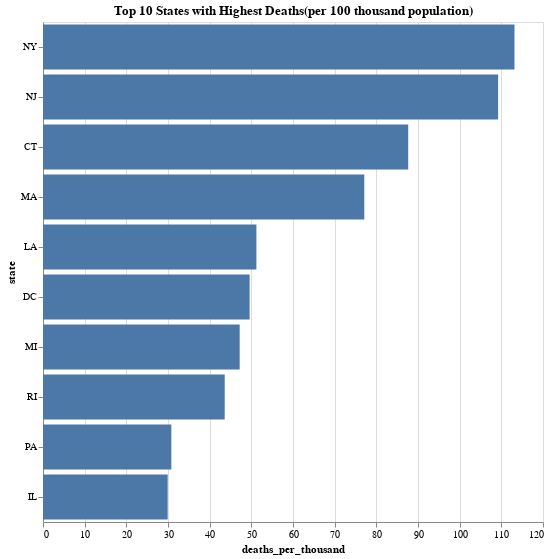

The code cell stored with this chart in its notebook:
### Code cell
top_death_states = top_10_states[['state', 'deaths_per_thousand',"state_name", "death"]]

bars = alt.Chart(top_death_states).mark_bar().encode(
    x = "deaths_per_thousand:Q" ,
    y = alt.Y('state:N', sort = '-x'), 
    tooltip = ['top_death_states:Q', "deaths_per_thousand:Q" ,"death:Q", "state_name"]
).properties(
      title = "Top 10 States with Highest Deaths(per 100 thousand population)",
      width = 500,
     height = 500
).interactive()
bars

### Figure 1 — Vega-Lite specification as saved in the notebook (floating-point values rounded to 4 significant figures)
{"config": {"view": {"continuousWidth": 400, "continuousHeight": 300}}, "data": {"name": "data-4473c509a8d6230afd4ca11cfdebcfe9"}, "mark": "bar", "encoding": {"tooltip": [{"type": "quantitative", "field": "top_death_states"}, {"type": "quantitative", "field": "deaths_per_thousand"}, {"type": "quantitative", "field": "death"}, {"type": "nominal", "field": "state_name"}], "x": {"type": "quantitative", "field": "deaths_per_thousand"}, "y": {"type": "nominal", "field": "state", "sort": "-x"}}, "height": 500, "selection": {"selector020": {"type": "interval", "bind": "scales", "encodings": ["x", "y"]}}, "title": "Top 10 States with Highest Deaths(per 100 thousand population)", "width": 500, "$schema": "https://vega.github.io/schema/vega-lite/v4.8.1.json", "datasets": {"data-4473c509a8d6230afd4ca11cfdebcfe9": [{"state": "NY", "deaths_per_thousand": 113.2, "state_name": "New York", "death": 22010.0}, {"state": "NJ", "deaths_per_thousand": 109.2, "state_name": "New Jersey", "death": 9702.0}, {"state": "CT", "deaths_per_thousand": 87.65, "state_name": "Connecticut", "death": 3125.0}, {"state": "MA", "deaths_per_thousand": 77.11, "state_name": "Massachusetts", "death": 5315.0}, {"state": "LA", "deaths_per_thousand": 51.22, "state_name": "Louisiana", "death": 2381.0}, {"state": "DC", "deaths_per_thousand": 49.59, "state_name": "District of Columbia", "death": 350.0}, {"state": "MI", "deaths_per_thousand": 47.2, "state_name": "Michigan", "death": 4714.0}, {"state": "RI", "deaths_per_thousand": 43.61, "state_name": "Rhode Island", "death": 462.0}, {"state": "PA", "deaths_per_thousand": 30.8, "state_name": "Pennsylvania", "death": 3943.0}, {"state": "IL", "deaths_per_thousand": 29.92, "state_name": "Illinois", "death": 3792.0}]}}
